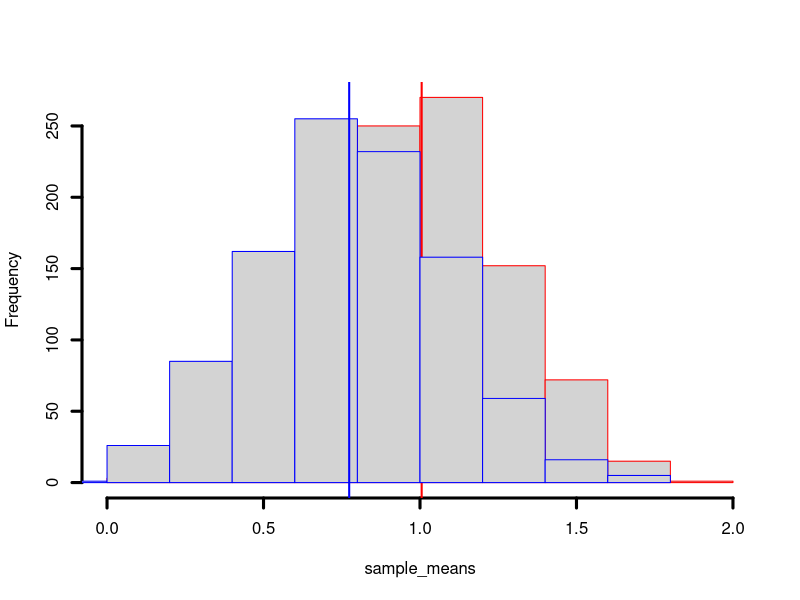
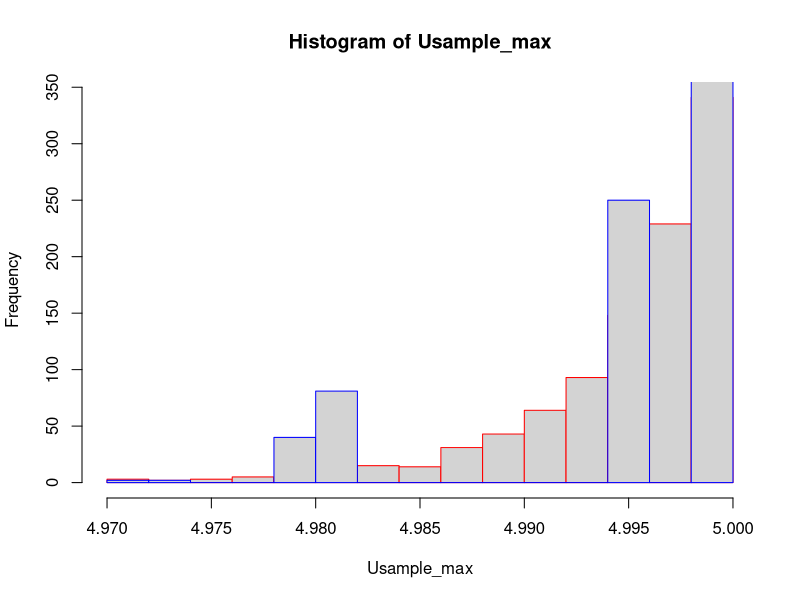
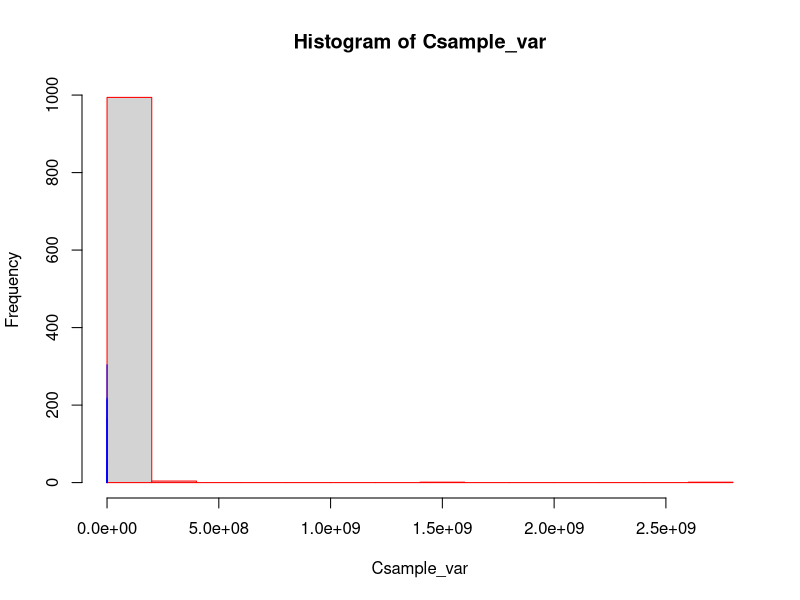

Recreate these plots in R, in order.
# 1/30/14 

##----EXCERCISE 1-----##

# Experiment based on Normal distribution
  sample <- rnorm(100,1, sd=3)
  mean <- mean(sample)
#running experiment multiple (1000X) times
  sample_means <- c()
  for (i in 1:1000) {
    experiment <- rnorm(100,1, sd=3)
    sample_means[i] <-mean(experiment)
      }

##BootStrapping##
  experiment2 <- rnorm(100,1,3)
  Boot_samples <- c()
  for (i in 1:1000) {
    bootstrap <- sample(experiment2, 100, replace = T)
    Boot_samples[i] <- mean (bootstrap)
  }
  
#plotting histograms

  hist(sample_means, border = "red", main = NA, lwd = 3)
  abline(v = mean(sample_means), col = "red", lwd = 2)
  hist(Boot_samples, border = "blue", add = T, main = NA, lwd = 3)
  abline(v = mean(Boot_samples), col = "blue", lwd = 2)

#--EXCERCISE 2--#
  
  #uniform distribution
  Usample <- runif(1000,min = 0, max = 5)
  # Run 1000X
  Usample_max <- c()
    for (i in 1:1000){
      Usample_max [i] <- max(runif(1000, 0, 5))
    }
  #BootStrapping
  Boot_Usample_max <- c()
    for (i in 1:1000){
      Boot_Usample_max[i] <- max(sample(Usample, 1000, replace = 2))
    }
  
  hist(Usample_max, border = "red")
  hist(Boot_Usample_max, border = "blue", add = T)
  
#--Excercise 3 --#
  
  #Cauchy Distribution
  Csample <- rcauchy(1000,location = 1, scale = 2)
  #Run 1000X
  Csample_var <- c()
    for (i in 1:1000) {
      Csample_var[i]<- var(rcauchy(1000, 1, 2))
          }
  #bootstrapping
    Boot_Csample_var <- c()
      for (i in 1:1000){
        Boot_Csample_var[i] <- var(sample(Csample, 1000, replace = T))
      }
  
  hist(Csample_var, border = "red")
  hist(Boot_Csample_var, border = "blue", add = T)
  
